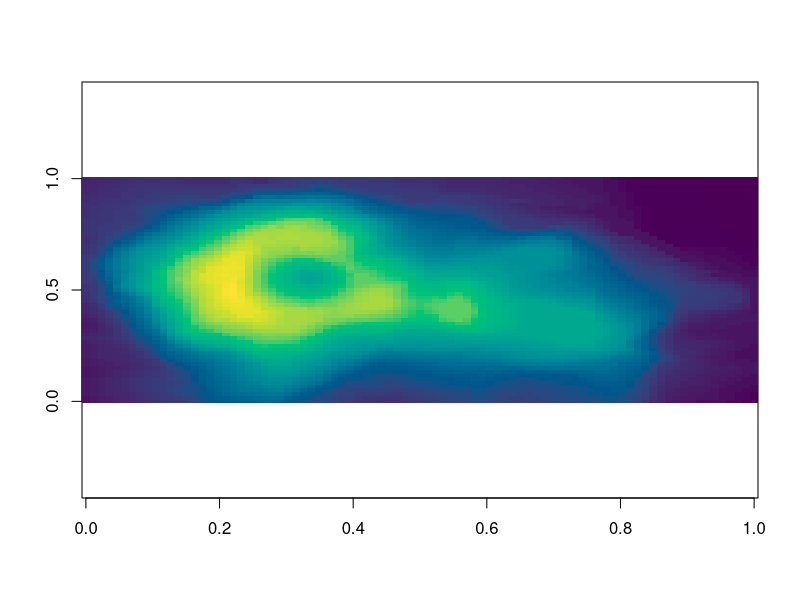
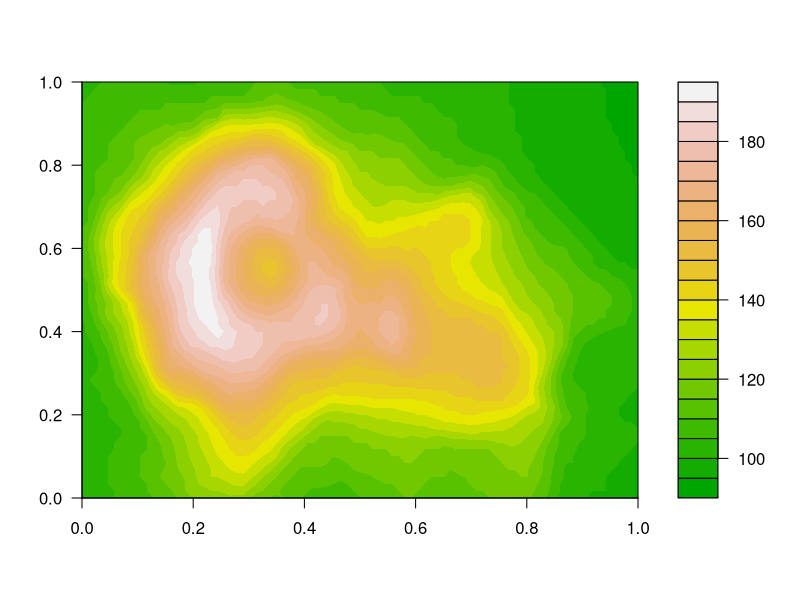
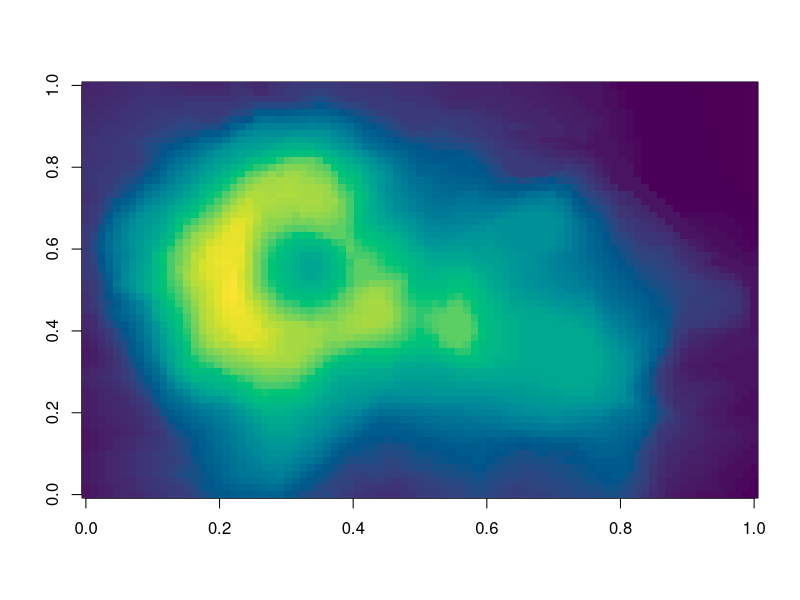
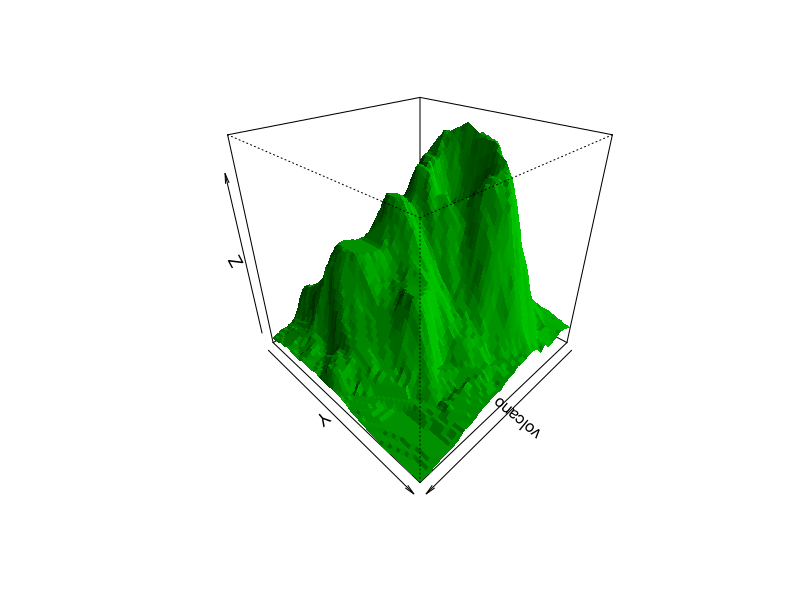
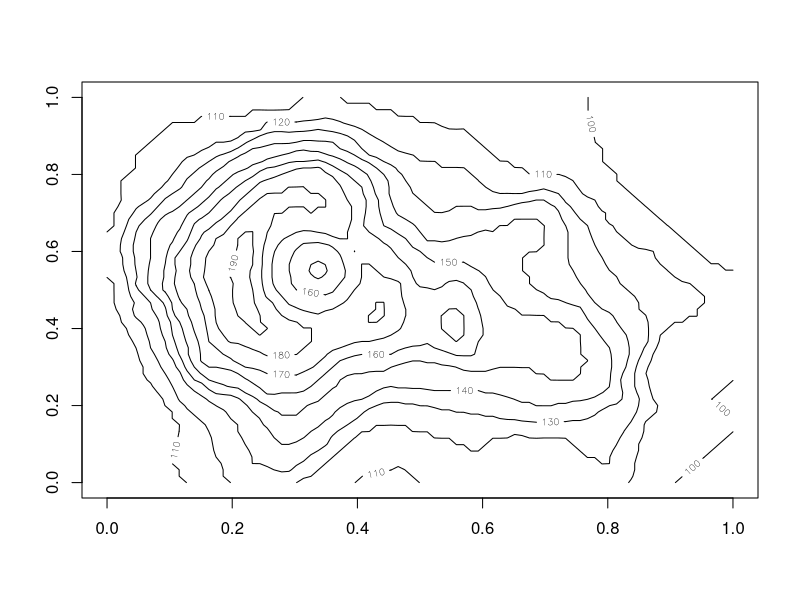
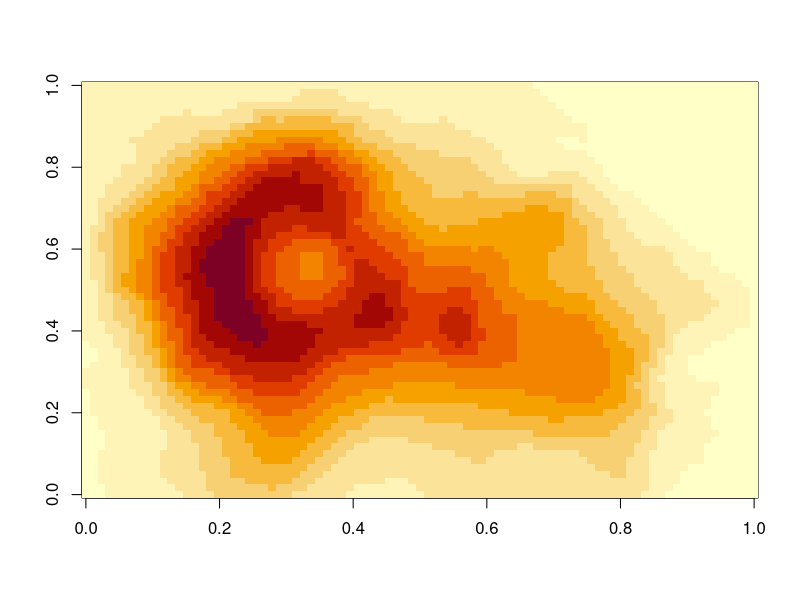
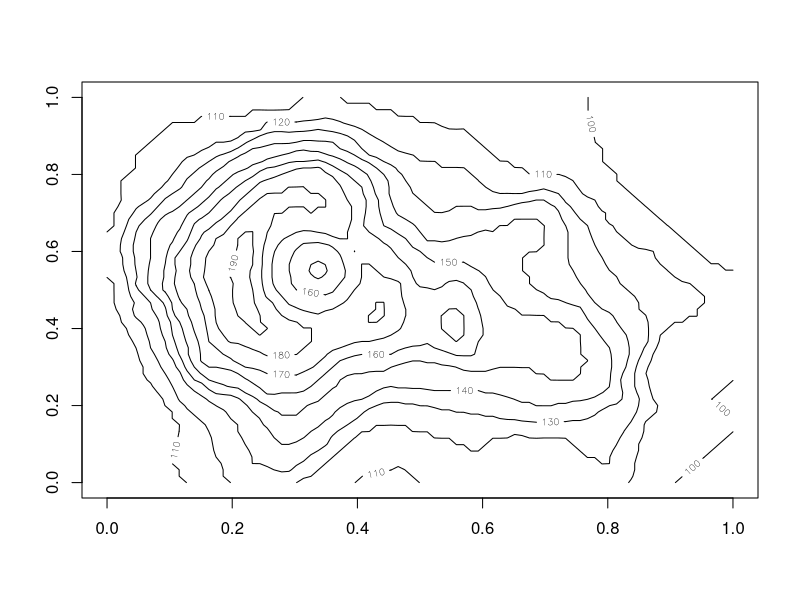
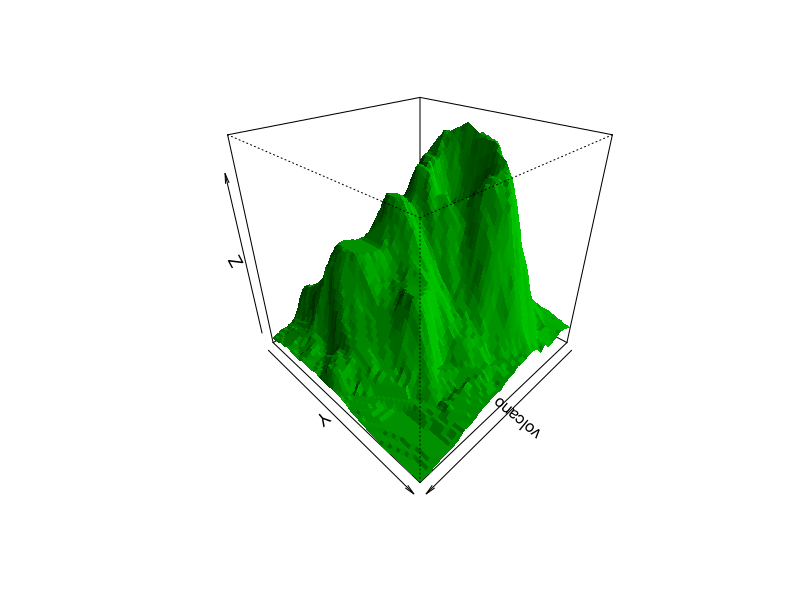

Recreate these plots in R, in order.
## ---- chunk 1
#| panzoom: true
#| fig-width: 12
#| fig-height: 4
image(volcano, col = hcl.colors(100, "Viridis"), asp = 1 / 3)
## ---- chunk 2
#| label: fig-volcano
#| fig-cap: "Maunga Whau volcano."
#| panzoom:
#|   max-zoom: 10
#|   hint: false
filled.contour(volcano, color.palette = terrain.colors)
## ---- chunk 3
#| include: false
png("volcano.png", width = 1600, height = 1100)
persp(volcano, theta = 135, phi = 30, col = "green3", shade = 0.5, border = NA)
invisible(dev.off())
## ---- chunk 4
#| panzoom:
#|   group: volcano-views
#| fig-cap:
#|   - "Volcano heights as an image."
#|   - "The same data as a perspective plot."
#| layout-ncol: 2
image(volcano, col = hcl.colors(100, "Viridis"))
persp(volcano, theta = 135, phi = 30, col = "green3", shade = 0.5, border = NA)
## ---- chunk 5
#| label: fig-volcano-sub
#| fig-cap: "Two views of Maunga Whau, as subfigures."
#| fig-subcap: ["Contours", "Filled contours"]
#| layout-ncol: 2
#| panzoom: true
contour(volcano)
image(volcano)
## ---- chunk 6
contour(volcano)
